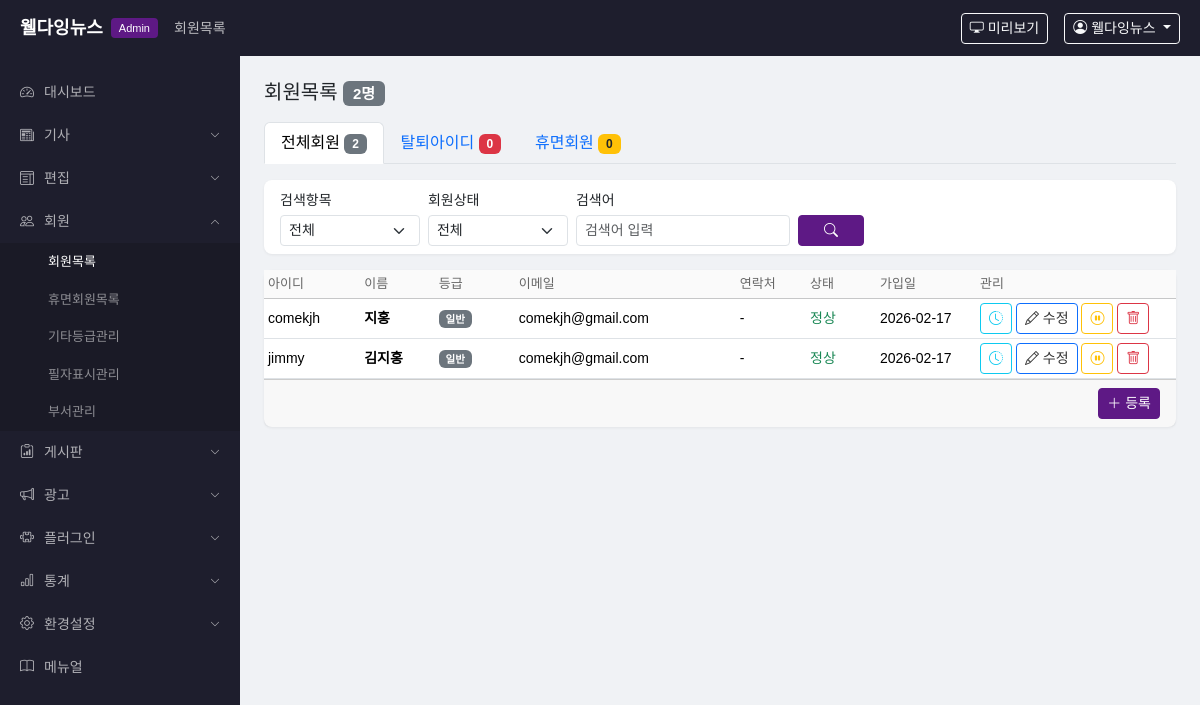
The page /admin/members (signed in) on the database its author committed.
### app/models.py (models this page shows)
class AdminUser(UserMixin, db.Model):
    __tablename__ = 'admin_user'
    id = db.Column(db.Integer, primary_key=True)
    user_id = db.Column(db.String(50), unique=True, nullable=False)
    password_hash = db.Column(db.String(256), nullable=False)
    name = db.Column(db.String(50), nullable=False)
    email = db.Column(db.String(100))
    department = db.Column(db.String(50), default='')
    level = db.Column(db.String(20), default='admin')  # admin, editor, reporter
    is_active = db.Column(db.Boolean, default=True)
    is_dormant = db.Column(db.Boolean, default=False)
    created_at = db.Column(db.DateTime, default=datetime.now)

class Member(db.Model):
    __tablename__ = 'member'
    id = db.Column(db.Integer, primary_key=True)
    user_id = db.Column(db.String(50), unique=True, nullable=False)
    password_hash = db.Column(db.String(256), nullable=False)
    name = db.Column(db.String(50), nullable=False)
    email = db.Column(db.String(100), default='')
    phone = db.Column(db.String(20), default='')
    level = db.Column(db.String(20), default='일반')  # 일반/시민기자/기자/데스크
    is_active = db.Column(db.Boolean, default=True)
    is_dormant = db.Column(db.Boolean, default=False)  # 휴면회원
    created_at = db.Column(db.DateTime, default=datetime.now)

### app/admin/routes.py (the view, shortened to what this page needs)
@admin_bp.route('/members')
@admin_required
def member_list():
    tab = request.args.get('tab', 'all')  # all, inactive, dormant
    stype = request.args.get('stype', '')
    sword = request.args.get('sword', '').strip()
    user_state = request.args.get('user_state', '')
    query = Member.query
    if tab == 'inactive':
        query = query.filter_by(is_active=False)
    elif tab == 'dormant':
        query = query.filter_by(is_dormant=True)
    if user_state == 'A':
        query = query.filter_by(is_active=True)
    elif user_state == 'D':
        query = query.filter_by(is_active=False)
    members = query.order_by(Member.created_at.desc()).all()
    all_count = Member.query.count()
    inactive_count = Member.query.filter_by(is_active=False).count()
    dormant_count = Member.query.filter_by(is_dormant=True).count()
    return render_template('admin/member_list.html', members=members,
                           stype=stype, sword=sword, tab=tab,
                           user_state=user_state, member_count=len(members),
                           all_count=all_count, inactive_count=inactive_count,
                           dormant_count=dormant_count)

### app/__init__.py (called while the page is built)
def create_app():
    app = Flask(__name__)
    app.config.from_object(Config)
    os.makedirs(app.config['UPLOAD_FOLDER'], exist_ok=True)
    db.init_app(app)
    login_manager.init_app(app)
    login_manager.login_view = 'admin.login'
    @login_manager.user_loader
    def load_user(user_id):
        return db.session.get(AdminUser, int(user_id))
    from app.admin import admin_bp
    from app.public import public_bp
    app.register_blueprint(admin_bp, url_prefix='/admin')
    app.register_blueprint(public_bp)
    with app.app_context():
        db.create_all()
    return app

### app/admin/routes.py (called while the page is built)
def admin_required(f):
    @wraps(f)
    @login_required
    def decorated(*args, **kwargs):
        return f(*args, **kwargs)
    return decorated

### app/admin/templates/admin/member_list.html (shortened to what this page needs)
{% extends "admin/base.html" %}
{% block nav_title %}회원목록{% endblock %}
{% block content %}
<div class="d-flex justify-content-between align-items-center mb-3">
    <h5 class="mb-0">회원목록 <span class="badge bg-secondary">{{ member_count }}명</span></h5>
</div>
<ul class="nav nav-tabs mb-3">
    <li class="nav-item">
        <a class="nav-link {% if tab == 'all' %}active{% endif %}" href="{{ url_for('admin.member_list', tab='all') }}">전체회원 <span class="badge bg-secondary">{{ all_count }}</span></a>
    </li>
    <li class="nav-item">
        <a class="nav-link {% if tab == 'inactive' %}active{% endif %}" href="{{ url_for('admin.member_list', tab='inactive') }}">탈퇴아이디 <span class="badge bg-danger">{{ inactive_count }}</span></a>
    </li>
    <li class="nav-item">
        <a class="nav-link {% if tab == 'dormant' %}active{% endif %}" href="{{ url_for('admin.member_list', tab='dormant') }}">휴면회원 <span class="badge bg-warning text-dark">{{ dormant_count }}</span></a>
    </li>
</ul>
<div class="card mb-3">
    <div class="card-body py-2">
        <form method="get" class="row g-2 align-items-end">
            <div class="col-md-2">
                <label class="form-label small mb-1">검색항목</label>
                <select name="stype" class="form-select form-select-sm">
                    <option value="">전체</option>
                </select>
            </div>
            <div class="col-md-2">
                <label class="form-label small mb-1">회원상태</label>
                <select name="user_state" class="form-select form-select-sm">
                    <option value="">전체</option>
                </select>
            </div>
            <div class="col-md-3">
                <label class="form-label small mb-1">검색어</label>
                <input type="text" name="sword" class="form-control form-control-sm" value="{{ sword }}" placeholder="검색어 입력">
            </div>
            <div class="col-md-1">
                <button type="submit" class="btn btn-primary btn-sm w-100"><i class="bi bi-search"></i></button>
            </div>
        </form>
    </div>
</div>
<div class="card">
    <div class="table-responsive">
        <table class="table table-hover table-sm mb-0 align-middle">
            <thead class="table-light">
                <tr>
                    <th>아이디</th>
                    <th>이름</th>
                    <th width="80">등급</th>
                    <th>이메일</th>
                    <th>연락처</th>
                    <th width="70">상태</th>
                    <th width="100">가입일</th>
                    <th width="200">관리</th>
                </tr>
            </thead>
            <tbody>
                {% for member in members %}
                <tr>
                    <td>{{ member.user_id }}</td>
                    <td><strong>{{ member.name }}</strong></td>
                    <td><span class="badge bg-{{ 'primary' if member.level == '데스크' else 'info' if member.level == '기자' else 'success' if member.level == '시민기자' else 'secondary' }}">{{ member.level or '일반' }}</span></td>
                    <td class="small">{{ member.email or '-' }}</td>
                    <td class="small">{{ member.phone or '-' }}</td>
                    <td>
                        {% if member.is_active %}
                        <span class="text-success">정상</span>
                        {% else %}
                        <span class="text-danger">비활성</span>
                        {% endif %}
                    </td>
                    <td class="small">{{ member.created_at.strftime('%Y-%m-%d') }}</td>
                    <td>
                        <button type="button" class="btn btn-sm btn-outline-info" onclick="showLogs({{ member.id }})" title="수정내역"><i class="bi bi-clock-history"></i></button>
                        <a href="{{ url_for('admin.member_edit', member_id=member.id) }}" class="btn btn-sm btn-outline-primary">
                            <i class="bi bi-pencil"></i> 수정
                        </a>
                        <form method="post" action="{{ url_for('admin.member_toggle_active', member_id=member.id) }}" class="d-inline">
                            <button type="submit" class="btn btn-sm btn-outline-{{ 'warning' if member.is_active else 'success' }}" title="{{ '비활성화' if member.is_active else '활성화' }}">
                                <i class="bi bi-{{ 'pause-circle' if member.is_active else 'play-circle' }}"></i>
                            </button>
                        </form>
                        <form method="post" action="{{ url_for('admin.member_delete', member_id=member.id) }}" class="d-inline" onsubmit="return confirm('정말 삭제하시겠습니까?')">
                            <button type="submit" class="btn btn-sm btn-outline-danger">
                                <i class="bi bi-trash"></i>
                            </button>
                        </form>
                    </td>
                </tr>
                {% else %}
                <tr><td colspan="8" class="text-center text-muted py-4">회원이 없습니다.</td></tr>
                {% endfor %}
            </tbody>
        </table>
    </div>
    <div class="card-footer d-flex justify-content-end py-2">
        <a href="{{ url_for('admin.member_new') }}" class="btn btn-sm btn-primary">
            <i class="bi bi-plus-lg"></i> 등록
        </a>
    </div>
</div>
{% endblock %}

### app/admin/templates/admin/base.html (shortened to what this page needs)
<!DOCTYPE html>
<html lang="ko">
<head>
    <link href="https://cdn.jsdelivr.net/npm/bootstrap@5.3.3/dist/css/bootstrap.min.css" rel="stylesheet">
    <link href="https://cdn.jsdelivr.net/npm/bootstrap-icons@1.11.3/font/bootstrap-icons.min.css" rel="stylesheet">
    <link href="{{ url_for('static', filename='css/admin.css') }}" rel="stylesheet">
</head>
<body>
<header class="admin-header">
    <div class="d-flex align-items-center w-100">
        <a href="{{ url_for('admin.dashboard') }}" class="admin-logo">
            <span class="logo-text">웰다잉뉴스</span>
            <span class="logo-badge">Admin</span>
        </a>
        <div class="admin-nav-title ms-3">{% block nav_title %}대시보드{% endblock %}</div>
        <div class="ms-auto d-flex align-items-center gap-3">
            <a href="{{ url_for('public.index') }}" target="_blank" class="btn btn-sm btn-outline-light">
                <i class="bi bi-display"></i> 미리보기
            </a>
            <div class="dropdown">
                <button class="btn btn-sm btn-outline-light dropdown-toggle" data-bs-toggle="dropdown">
                    <i class="bi bi-person-circle"></i> {{ current_user.name }}
                </button>
            </div>
        </div>
    </div>
</header>
<div class="admin-layout">
    <aside class="admin-sidebar">
        <nav>
            {% set ep = request.endpoint or '' %}
            <ul class="sidebar-nav">
                <li class="{% if ep == 'admin.dashboard' %}active{% endif %}">
                    <a href="{{ url_for('admin.dashboard') }}"><i class="bi bi-speedometer2"></i> 대시보드</a>
                </li>
                <li class="nav-group {% if 'article' in ep or ep == 'admin.approval' or ep == 'admin.article_comments' or ep == 'admin.article_structure' %}open{% endif %}">
                    <a href="#" class="nav-group-toggle"><i class="bi bi-newspaper"></i> 기사 <i class="bi bi-chevron-down ms-auto"></i></a>
                </li>
                <li class="nav-group {% if 'edit_layout' in ep %}open{% endif %}">
                    <a href="#" class="nav-group-toggle"><i class="bi bi-layout-text-window"></i> 편집 <i class="bi bi-chevron-down ms-auto"></i></a>
                </li>
                <li class="nav-group {% if 'member' in ep or 'dormant' in ep or 'etc_level' in ep or 'division' in ep or 'department' in ep %}open{% endif %}">
                    <a href="#" class="nav-group-toggle"><i class="bi bi-people"></i> 회원 <i class="bi bi-chevron-down ms-auto"></i></a>
                    <ul class="nav-sub">
                        <li class="{% if ep == 'admin.member_list' %}active{% endif %}"><a href="{{ url_for('admin.member_list') }}">회원목록</a></li>
                        <li class="{% if ep == 'admin.dormant_list' %}active{% endif %}"><a href="{{ url_for('admin.dormant_list') }}">휴면회원목록</a></li>
                        <li class="{% if ep == 'admin.etc_level_list' %}active{% endif %}"><a href="{{ url_for('admin.etc_level_list') }}">기타등급관리</a></li>
                        <li class="{% if ep == 'admin.division_list' %}active{% endif %}"><a href="{{ url_for('admin.division_list') }}">필자표시관리</a></li>
                        <li class="{% if ep == 'admin.department_list' %}active{% endif %}"><a href="{{ url_for('admin.department_list') }}">부서관리</a></li>
                    </ul>
                </li>
                <li class="nav-group {% if 'board' in ep or 'bbs' in ep or 'event_request' in ep %}open{% endif %}">
                    <a href="#" class="nav-group-toggle"><i class="bi bi-clipboard-data"></i> 게시판 <i class="bi bi-chevron-down ms-auto"></i></a>
                </li>
                <li class="nav-group {% if 'banner' in ep or 'popup' in ep %}open{% endif %}">
                    <a href="#" class="nav-group-toggle"><i class="bi bi-megaphone"></i> 광고 <i class="bi bi-chevron-down ms-auto"></i></a>
                </li>
                <li class="nav-group {% if 'poll' in ep %}open{% endif %}">
                    <a href="#" class="nav-group-toggle"><i class="bi bi-puzzle"></i> 플러그인 <i class="bi bi-chevron-down ms-auto"></i></a>
                </li>
                <li class="nav-group {% if 'stats' in ep %}open{% endif %}">
                    <a href="#" class="nav-group-toggle"><i class="bi bi-bar-chart"></i> 통계 <i class="bi bi-chevron-down ms-auto"></i></a>
                </li>
                <li class="nav-group {% if 'settings' in ep or 'section' in ep or 'comment_config' in ep %}open{% endif %}">
                    <a href="#" class="nav-group-toggle"><i class="bi bi-gear"></i> 환경설정 <i class="bi bi-chevron-down ms-auto"></i></a>
                </li>
                <li class="{% if ep == 'admin.manual' %}active{% endif %}">
                    <a href="{{ url_for('admin.manual') }}"><i class="bi bi-book"></i> 메뉴얼</a>
                </li>
            </ul>
        </nav>
    </aside>
    <main class="admin-content">
        {% block content %}{% endblock %}
    </main>
</div>
</body>
</html>

### app/static/css/admin.css (style rules this page uses)
body { font-family: 'Noto Sans KR', sans-serif; background: #f0f2f5; margin: 0; }
.admin-header { position: fixed; top: 0; left: 0; right: 0; z-index: 1000; height: 56px; background: #1e1e2d; color: #fff; display: flex; align-items: center; padding: 0 20px; }
.admin-logo { text-decoration: none; display: flex; align-items: center; gap: 8px; }
.admin-logo .logo-text { color: #fff; font-size: 18px; font-weight: 700; }
.admin-logo .logo-badge { background: #5e1985; color: #fff; font-size: 11px; padding: 2px 8px; border-radius: 4px; font-weight: 500; }
.admin-nav-title { color: rgba(255,255,255,0.7); font-size: 14px; }
.admin-layout { display: flex; margin-top: 56px; min-height: calc(100vh - 56px); }
.admin-sidebar { width: 240px; min-width: 240px; background: #1e1e2d; padding: 15px 0; position: fixed; top: 56px; bottom: 0; left: 0; overflow-y: auto; }
.sidebar-nav { list-style: none; padding: 0; margin: 0; }
.sidebar-nav > li > a { display: flex; align-items: center; gap: 10px; padding: 11px 20px; color: rgba(255,255,255,0.65); text-decoration: none; font-size: 14px; transition: all 0.2s; }
.nav-sub { list-style: none; padding: 0; margin: 0; display: none; background: rgba(0,0,0,0.15); }
.nav-group.open .nav-sub { display: block; }
.nav-sub li a { display: block; padding: 9px 20px 9px 48px; color: rgba(255,255,255,0.5); text-decoration: none; font-size: 13px; transition: all 0.2s; }
.nav-sub li a:hover, .nav-sub li.active a { color: #fff; }
.nav-group-toggle .ms-auto { font-size: 10px; transition: transform 0.2s; }
.nav-group.open .nav-group-toggle .ms-auto { transform: rotate(180deg); }
.admin-content { flex: 1; margin-left: 240px; padding: 24px; }
.card { border: none; box-shadow: 0 1px 3px rgba(0,0,0,0.06); border-radius: 8px; }
.table th { font-weight: 500; font-size: 13px; color: #666; background: #fafafa; }
.table td { font-size: 14px; vertical-align: middle; }
.table td a { color: #333; text-decoration: none; }
.btn-primary { background: #5e1985; border-color: #5e1985; }

### rows shown on the page
AdminUser: name "웰다잉뉴스"
Member: user_id "comekjh", name "지홍", level "일반", email "comekjh@gmail.com", phone "-", is_active "정상", created_at "2026-02-17"
Member: user_id "jimmy", name "김지홍", level "일반", email "comekjh@gmail.com", phone "-", is_active "정상", created_at "2026-02-17"

### other values the page prints
{{ member_count }} "2"
{{ all_count }} "2"
{{ inactive_count }} "0"
{{ dormant_count }} "0"
